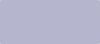
<?xml version="1.0" encoding="UTF-8"?>
<ui version="4.0">
 <class>center</class>
 <widget class="QWidget" name="center">
  <property name="geometry">
   <rect>
    <x>0</x>
    <y>0</y>
    <width>100</width>
    <height>44</height>
   </rect>
  </property>
  <property name="cursor">
   <cursorShape>PointingHandCursor</cursorShape>
  </property>
  <property name="windowTitle">
   <string>Form</string>
  </property>
  <property name="toolTip">
   <string>行動是治癒恐懼的良藥，而猶豫、拖延將不斷滋養恐懼</string>
  </property>
  <property name="styleSheet">
   <string notr="true">QWidget#center {
  background-color: #33333377;
  border-radius: 2px;
}</string>
  </property>
  <layout class="QHBoxLayout" name="horizontalLayout">
   <property name="spacing">
    <number>0</number>
   </property>
   <property name="leftMargin">
    <number>2</number>
   </property>
   <property name="topMargin">
    <number>0</number>
   </property>
   <property name="rightMargin">
    <number>0</number>
   </property>
   <property name="bottomMargin">
    <number>0</number>
   </property>
   <item>
    <widget class="QLabel" name="memUse">
     <property name="minimumSize">
      <size>
       <width>30</width>
       <height>0</height>
      </size>
     </property>
     <property name="maximumSize">
      <size>
       <width>30</width>
       <height>16777215</height>
      </size>
     </property>
     <property name="cursor">
      <cursorShape>PointingHandCursor</cursorShape>
     </property>
     <property name="styleSheet">
      <string notr="true">QLabel#memUse {
  width: 26px;
  color: #00FFFF;
  font-size: 17pt;
  font-family: Carattere;
  font-weight: bold;
  padding-left: 1px;
}</string>
     </property>
     <property name="alignment">
      <set>Qt::AlignCenter</set>
     </property>
    </widget>
   </item>
   <item>
    <layout class="QVBoxLayout" name="verticalLayout">
     <property name="spacing">
      <number>0</number>
     </property>
     <property name="topMargin">
      <number>3</number>
     </property>
     <property name="bottomMargin">
      <number>3</number>
     </property>
     <item>
      <widget class="QLabel" name="netUp">
       <property name="minimumSize">
        <size>
         <width>65</width>
         <height>0</height>
        </size>
       </property>
       <property name="cursor">
        <cursorShape>PointingHandCursor</cursorShape>
       </property>
       <property name="styleSheet">
        <string notr="true">QLabel#netUp {
  color: #FAAA23;
  font-family: Nickainley;
  font-weight: bold;
  margin-left: 1px;
}</string>
       </property>
      </widget>
     </item>
     <item>
      <widget class="QLabel" name="netDown">
       <property name="minimumSize">
        <size>
         <width>65</width>
         <height>0</height>
        </size>
       </property>
       <property name="cursor">
        <cursorShape>PointingHandCursor</cursorShape>
       </property>
       <property name="styleSheet">
        <string notr="true">QLabel#netDown {
  color: #8CF01E;
  font-family: Nickainley;
  font-weight: bold;
  margin-left: 1px;
}</string>
       </property>
      </widget>
     </item>
    </layout>
   </item>
  </layout>
 </widget>
 <resources/>
 <connections/>
</ui>
